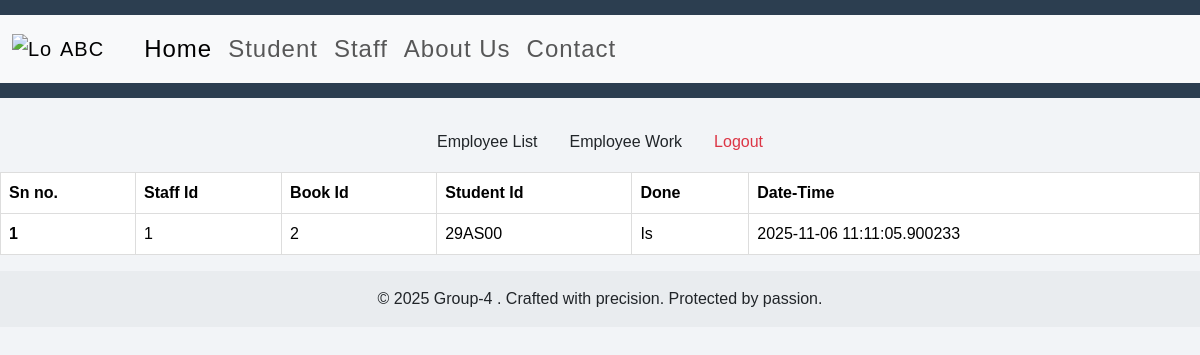
The app's page /staffwork, older data.
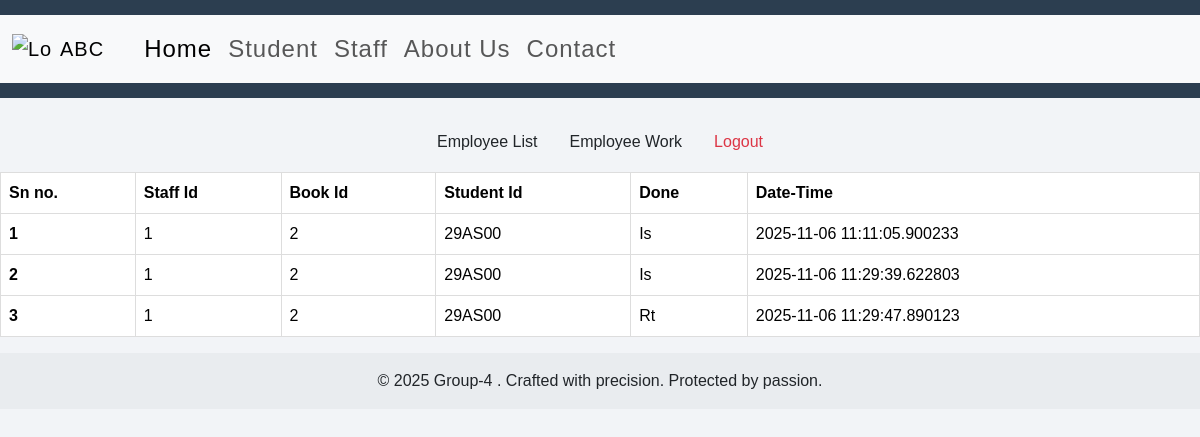
The same page, newer data.
### app.py (models this page shows)
class History(db.Model):
    id = db.Column(db.Integer,primary_key=True)
    sid = db.Column(db.Integer) #staff
    name = db.Column(db.String(50)) #student name
    bid = db.Column(db.Integer) #book id
    done = db.Column(db.String(2)) #Issue:Is Renew:Rn Return:Rt
    date = db.Column(db.DateTime,default=datetime.now)

### app.py (the view)
@app.route("/staffwork")
def Staff_Work():
    return render_template("staffwork.html",work=History.query.all())

### templates/staffwork.html (shortened to what this page needs)
{% extends "base.html" %}
{% block b %}
<br>
<ul class="nav justify-content-center">
  <li class="nav-item">
    <a class="nav-link text-dark" href="/admin">Employee List</a>
  </li>
  <li class="nav-item">
    <a class="nav-link text-dark" href="/staffwork">Employee Work</a>
  </li>
  <li class="nav-item">
    <a class="nav-link text-danger" href="/logout">Logout</a>
  </li>
</ul>
<table class="table">
    <thead>
        <tr>
            <th scope="col">Sn no.</th>
            <th scope="col">Staff Id</th>
            <th scope="col">Book Id</th>
            <th scope="col">Student Id</th>
            <th scope="col">Done</th>
            <th scope="col">Date-Time</th>
        </tr>
    </thead>
    <tbody>
        {% for each in work %}
        <tr>
            <th scope="row">{{loop.index}}</th>
            <td>{{each.sid}}</td>
            <td>{{each.bid}}</td>
            <td>{{each.name}}</td>
            <td>{{each.done}}</td>
            <td>{{each.date}}</td>
        </tr>
        {% endfor %}
    </tbody>
</table>
{% endblock b %}

### templates/base.html (shortened to what this page needs)
<!DOCTYPE html>
<html lang="en">
<head>
  <link href="https://cdn.jsdelivr.net/npm/bootstrap@5.3.7/dist/css/bootstrap.min.css" rel="stylesheet"
>
  <link rel="stylesheet" href="{{ url_for('static', filename='style.css') }}">
</head>
<header>
  <nav class="navbar navbar-expand-lg bg-body-tertiary">
    <div class="container-fluid">
      <a class="navbar-brand d-flex align-items-center" href="https://stcet.ac.in/">
        <img src="https://d2gg9evh47fn9z.cloudfront.net/800px_COLOURBOX10193260.jpg" alt="Logo" width="40" height="30"
          class="me-2">ABC
      </a>
      <div class="collapse navbar-collapse gap-2" id="mainNavbar">
        <div class="navbar-nav ms-3">
          <a class="nav-link active" aria-current="page" href="/">Home</a>
          <a class="nav-link" href="/student">Student</a>
          <a class="nav-link" href="/staff">Staff</a>
          <a class="nav-link" href="/abtus">About Us</a>
          <a class="nav-link" href="/cnt">Contact</a>
        </div>
      </div>
    </div>
  </nav>
</header>
<body>
  {% block b %}
  {% endblock b %}
</body>
<footer class="text-center py-3 bg-body-secondary">
  &copy; 2025 Group-4 . Crafted with precision. Protected by passion.
</footer>
</html>

### static/style.css (style rules this page uses)
body { font-family: 'Poppins', sans-serif; background: #f2f4f7; margin: 0; padding: 0; }
header { background: #2c3e50; color: #fff; padding: 15px 0; text-align: center; font-size: 24px; letter-spacing: 1px; }
table { width: 100%; border-collapse: collapse; margin-top: 10px; }
th, td { border: 1px solid #ddd; text-align: left; padding: 10px; }
th { background-color: #3498db; color: white; }
tr:nth-child(even) { background-color: #f9f9f9; }

Row changes from the older to the newer data that the page shows:
added History: sid "1", bid "2", name "29AS00", done "Is", date "2025-11-06 11:29:39.622803"
added History: sid "1", bid "2", name "29AS00", done "Rt", date "2025-11-06 11:29:47.890123"
